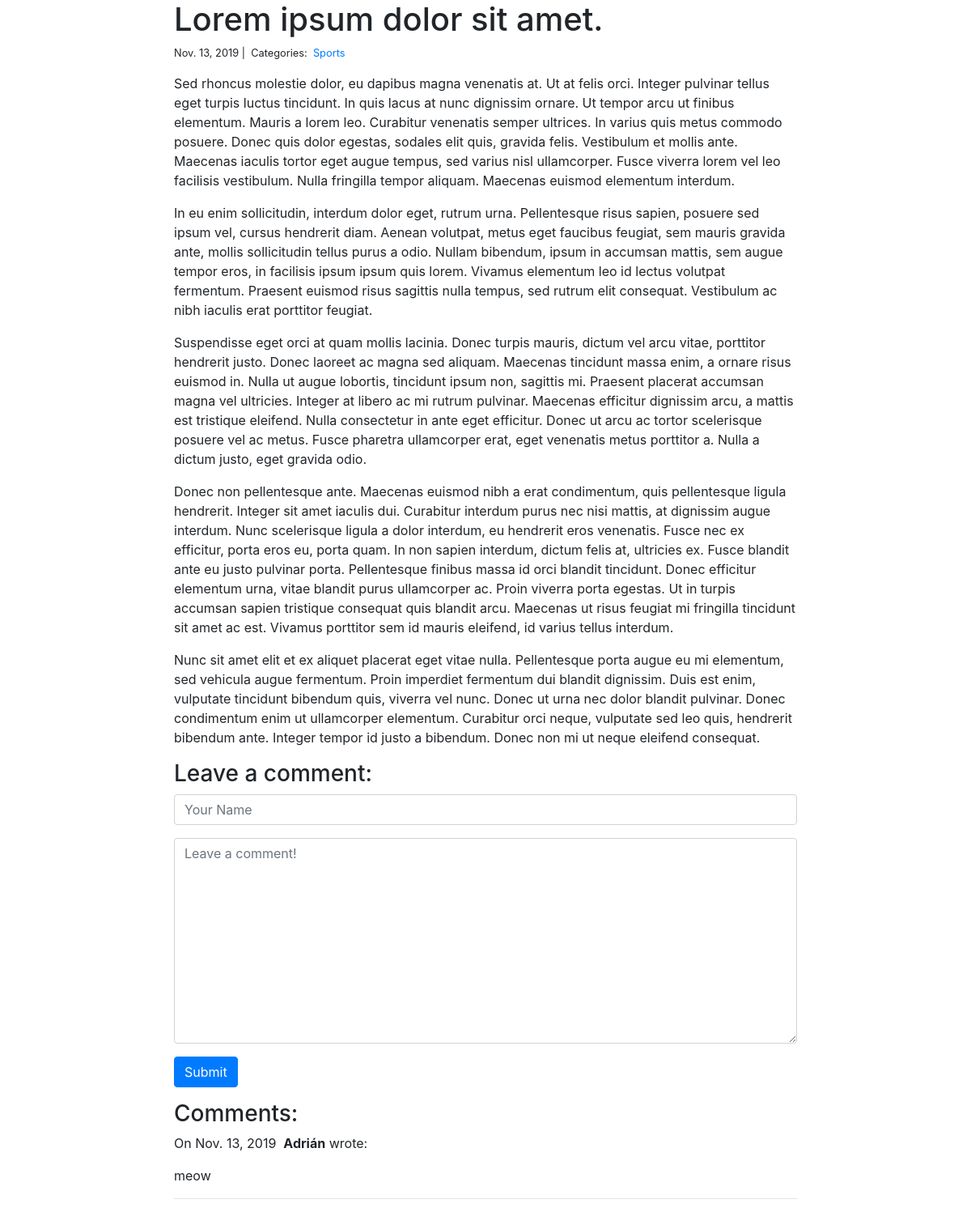
The app's page /blog/2/ with its own data.
### blog/models.py (models this page shows)
class Post(models.Model):
    title = models.CharField(max_length=255)
    body = models.TextField()
    created_on = models.DateTimeField(auto_now_add=True)
    last_modified = models.DateTimeField(auto_now=True)
    categories = models.ManyToManyField('Category', related_name='posts')

class Category(models.Model):
    name = models.CharField(max_length=20)

class Comment(models.Model):
    author = models.CharField(max_length=60)
    body = models.TextField()
    created_on = models.DateTimeField(auto_now_add=True)
    post = models.ForeignKey('Post', on_delete=models.CASCADE)

### blog/views.py (the view, shortened to what this page needs)
# urls.py: path("<int:pk>/", views.blog_detail, name="blog_detail"),
def blog_detail(request, pk):
    post = Post.objects.get(pk=pk)
    form = CommentForm()
    comments = Comment.objects.filter(post=post)
    context = {
        "post": post,
        "comments": comments,
        "form": form,
    }
    return render(request, "blog_detail.html", context)

### blog/forms.py
class CommentForm(forms.Form):
    author = forms.CharField(
        max_length=60,
        widget=forms.TextInput(attrs={
            "class": "form-control",
            "placeholder": "Your Name"
        })
    )
    body = forms.CharField(widget=forms.Textarea(
        attrs={
            "class": "form-control",
            "placeholder": "Leave a comment!"
        })
    )

### blog/templates/blog_detail.html (shortened to what this page needs)
{% extends "base.html" %}
{% block page_content %}
<div class="col-md-8 offset-md-2">
    <h1>{{ post.title }}</h1>
    <small>
        {{ post.created_on.date }} |&nbsp;
        Categories:&nbsp;
        {% for category in post.categories.all %}
        <a href="{% url 'blog_category' category.name %}">
            {{ category.name }}
        </a>&nbsp;
        {% endfor %}
    </small>
    <p>{{ post.body | linebreaks }}</p>
    <h3>Leave a comment:</h3>
    <form action="/blog/{{ post.pk }}/" method="post">
        <div class="form-group">
            {{ form.author }}
        </div>
        <div class="form-group">
            {{ form.body }}
        </div>
        <button type="submit" class="btn btn-primary">Submit</button>
    </form>
    <h3>Comments:</h3>
    {% for comment in comments %}
    <p>
        On {{comment.created_on.date }}&nbsp;
        <b>{{ comment.author }}</b> wrote:
    </p>
    <p>{{ comment.body }}</p>
    <hr>
    {% endfor %}
</div>
{% endblock %}

### personal_portfolio/templates/base.html (shortened to what this page needs)
<link rel="stylesheet" href="https://stackpath.bootstrapcdn.com/bootstrap/4.1.3/css/bootstrap.min.css">
{% block page_content %}{% endblock %}

### records on screen
Post: title "Lorem ipsum dolor sit amet.", created_on "Nov. 13, 2019", body "Sed rhoncus molestie dolor, eu dapibus magna venenatis at. Ut at felis orci. Integer pulvinar tellus eget turpis luctus tincidunt. In quis lacus at nunc dignissim ornare. Ut tempor arcu ut finibus elementum. Mauris a lorem leo. Curabitur venenatis semper ultrices. In varius quis metus commodo posuere. Donec quis dolor egestas, sodales elit quis, gravida felis. Vestibulum et mollis ante. Maecenas iaculis tortor eget augue tempus, sed varius nisl ullamcorper. Fusce viverra lorem vel leo facilisis vestibulum. Nulla fringilla tempor aliquam. Maecenas euismod elementum interdum. In eu enim sollicitudin, interdum dolor eget, rutrum urna. Pellentesque risus sapien, posuere sed ipsum vel, cursus…"
Category: name "Sports"
Comment: created_on "Nov. 13, 2019", author "Adrián", body "meow"
